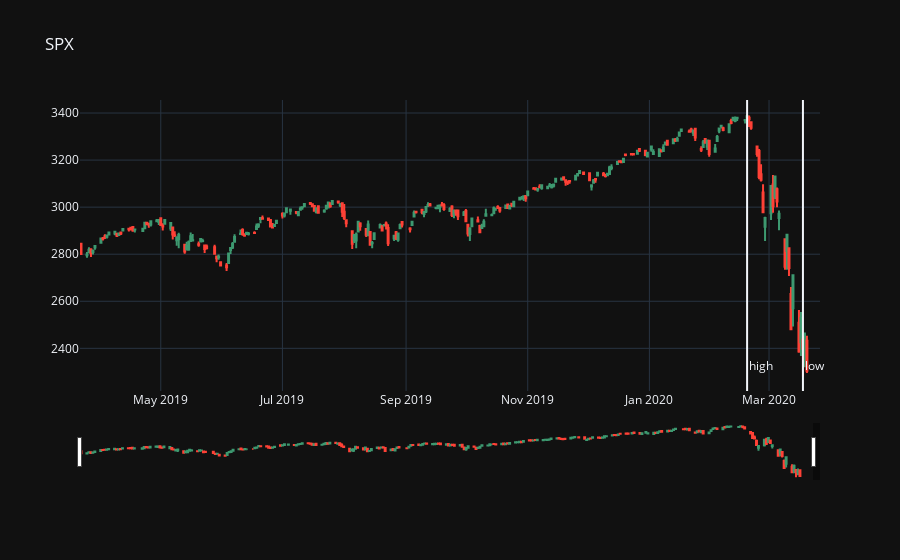

The code cell stored with this chart in its notebook:
### Code cell
@dataclass
class Marker:
    date: datetime.datetime
    label: str

def make_shape(marker):
    return dict(
        x0=marker.date, 
        x1=marker.date,
        y0=0, y1=1, xref='x', yref='paper',
        line_width=2
    )

def make_annotation(marker):
    return dict(
        x=marker.date,
        y=0.05,
        xref='x',
        yref='paper',
        showarrow=False,
        xanchor='left',
        text=marker.label
    )

def set_markers(fig, markers):
    fig.update_layout(
        shapes = [make_shape(m) for m in markers],
        annotations=[make_annotation(m) for m in markers]
    )

fig = go.Figure(data=[go.Candlestick(x=df.index.to_list(),
                open=df['Open'],
                high=df['High'],
                low=df['Low'],
                close=df['Close'])])

high_date = analysis.loc['SPX']['high_date']
low_date = analysis.loc['SPX']['low_ah_date']
fig.update_layout(title='SPX', height=700)
set_markers(fig, [
    Marker(date=high_date, label="high"),
    Marker(date=low_date, label="low")
])

fig.show()

### Figure 1 — Plotly figure (JSON) as saved in the notebook; plotly's stock layout.template omitted (floating-point values rounded to 4 significant figures; data arrays with more than 128 entries replaced by an {"elided": "..."} marker saying what was removed)
{"data": [{"close": {"elided": "252 float values"}, "high": {"elided": "252 float values"}, "low": {"elided": "252 float values"}, "open": {"elided": "252 float values"}, "type": "candlestick", "x": {"elided": "252 str values"}}], "layout": {"annotations": [{"showarrow": false, "text": "high", "x": "2020-02-19T00:00:00", "xanchor": "left", "xref": "x", "y": 0.05, "yref": "paper"}, {"showarrow": false, "text": "low", "x": "2020-03-18T00:00:00", "xanchor": "left", "xref": "x", "y": 0.05, "yref": "paper"}], "autosize": true, "shapes": [{"line": {"width": 2}, "x0": "2020-02-19T00:00:00", "x1": "2020-02-19T00:00:00", "xref": "x", "y0": 0, "y1": 1, "yref": "paper"}, {"line": {"width": 2}, "x0": "2020-03-18T00:00:00", "x1": "2020-03-18T00:00:00", "xref": "x", "y0": 0, "y1": 1, "yref": "paper"}], "title": {"text": "SPX"}, "xaxis": {"autorange": false, "range": ["2019-03-21 12:00", "2020-03-26 13:18:35.0442"], "rangeslider": {"autorange": true, "range": ["2019-03-21 12:00", "2020-03-26 13:18:35.0442"], "yaxis": {"_template": null, "rangemode": "match"}}, "type": "date"}, "yaxis": {"autorange": true, "range": [2219.0, 3455.0]}}}
